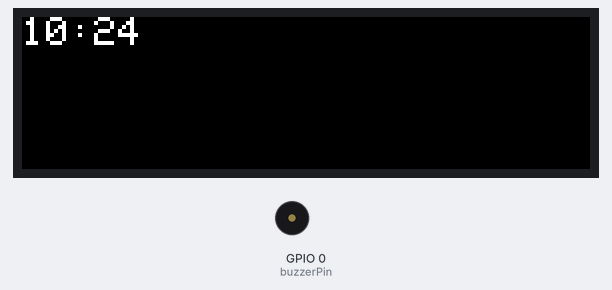
Simulated run of this sketch. Board: ESP32. Parts: 284×76 colour display, buzzer (waves = sounding, pin HIGH). WiFi joins after 1.5 s; servers stay silent unless stated; the local clock reads 2024-03-15 10:24:30 at power-on unless the sketch sets it; what the sketch prints to the serial monitor is not drawn.

Above: at 1.8 s.
At 30.2 s:
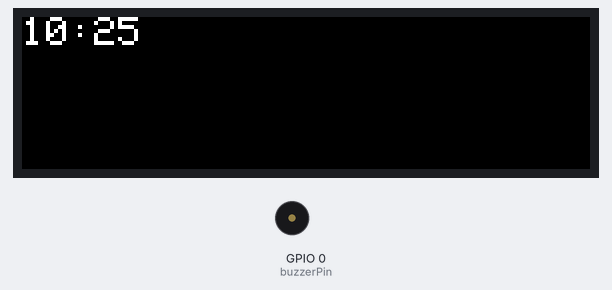
At 90.3 s:
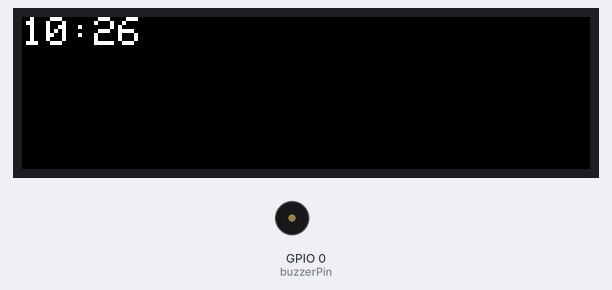

Measured:
- what the display in image 0 shows lasts 28.5 s, from 1.7 s to 30.2 s
- what the display in image 1 shows lasts 60.0 s, from 30.2 s to 90.2 s

The sketch:

clock-firmware.ino
```cpp
#include <Adafruit_GFX.h>
#include <Adafruit_ST7789.h>
#include <SPI.h>
#include <WiFi.h>
#include "time.h"

#define TFT_CS 20
#define TFT_RST 8
#define TFT_DC 2
#define TFT_SCLK 6
#define TFT_MOSI 7

Adafruit_ST7789 tft = Adafruit_ST7789(TFT_CS, TFT_DC, TFT_MOSI, TFT_SCLK, TFT_RST);

// network credentials
const char* ssid = "";
const char* password = "";

// NTP server and timezone configuration
const char* ntpServer = "pool.ntp.org";
const long gmtOffset_sec = 3600; // timezone offset in seconds
const int daylightOffset_sec = 3600; // 3600 if daylight savings applies otherwise 0

// pin definitions
const int buzzerPin = 0;
const int buttonPins[] = { 1, 3, 4, 5 };

// alarm settings (24-hour format)
const int alarmHour = 6;
const int alarmMinute = 0;

// state tracking
bool alarmActive = false;
bool alarmTriggeredToday = false;
int lastDisplayedMinute = -1;

void setup() {
  Serial.begin(115200);

  pinMode(buzzerPin, OUTPUT);
  digitalWrite(buzzerPin, LOW);

  for (int i=0; i<4; i++) {
    pinMode(buttonPins[i], INPUT_PULLUP);
  }

  tft.init(284, 76);
  tft.setRotation(2);
  Serial.println("TFT Initialized!");

  tft.fillScreen(ST77XX_BLACK);
  tft.setCursor(0,0);
  tft.setTextSize(2);
  tft.print("Connecting WiFi...");

  WiFi.begin(ssid, password);
  while (WiFi.status() != WL_CONNECTED) {
    delay(500);
    Serial.print(".");
  }
  Serial.println("\nWiFi connected");
  Serial.print("IP address: ");
  Serial.println(WiFi.localIP());

  tft.fillScreen(ST77XX_BLACK);
  tft.setCursor(0,0);
  tft.print("Fetching time...");

  configTime(gmtOffset_sec, daylightOffset_sec, ntpServer);

  struct tm timeinfo;
  if (!getLocalTime(&timeinfo)) {
    Serial.println("Failed to obtain time");
    tft.fillScreen(ST77XX_BLACK);
    tft.setCursor(0,0);
    tft.print("Time error");
  } else {
    Serial.println("Time synchronized successfuly");
    tft.fillScreen(ST77XX_BLACK);
    tft.setCursor(0,0);
    tft.print("Ready");
  }
}

void loop() {
  struct tm timeinfo;
  if (!getLocalTime(&timeinfo)) {
    Serial.println("Failed to obtain time");
    delay(1000);
    return;
  }

  if (timeinfo.tm_min != lastDisplayedMinute && !alarmActive) {
    lastDisplayedMinute = timeinfo.tm_min;
    tft.fillScreen(ST77XX_BLACK);
    tft.setCursor(0,0);
    tft.print(timeinfo.tm_hour);
    tft.print(":");
    if (timeinfo.tm_min < 10) tft.print("0");
    tft.print(timeinfo.tm_min);
  }

  if (timeinfo.tm_hour == alarmHour && timeinfo.tm_min == alarmMinute) {
    if (!alarmTriggeredToday && !alarmActive) {
      alarmActive = true;
      alarmTriggeredToday = true;
      Serial.println("Alarm triggered");
      tft.fillScreen(ST77XX_BLACK);
      tft.setCursor(0,0);
      tft.print("Wake up!");
    }
  } else {
      alarmTriggeredToday = false;
  }

  if (alarmActive) {
    digitalWrite(buzzerPin, HIGH);

    for (int i=0; i<4; i++) {
      if (digitalRead(buttonPins[i]) == LOW) {
        alarmActive = false;
        digitalWrite(buzzerPin, LOW);
        Serial.println("Alarm stopped by button press");
        tft.fillScreen(ST77XX_BLACK);
        tft.setCursor(0,0);
        tft.print("Good morning!");
        break;
      }
    }
  }

  delay(200);
}
```
